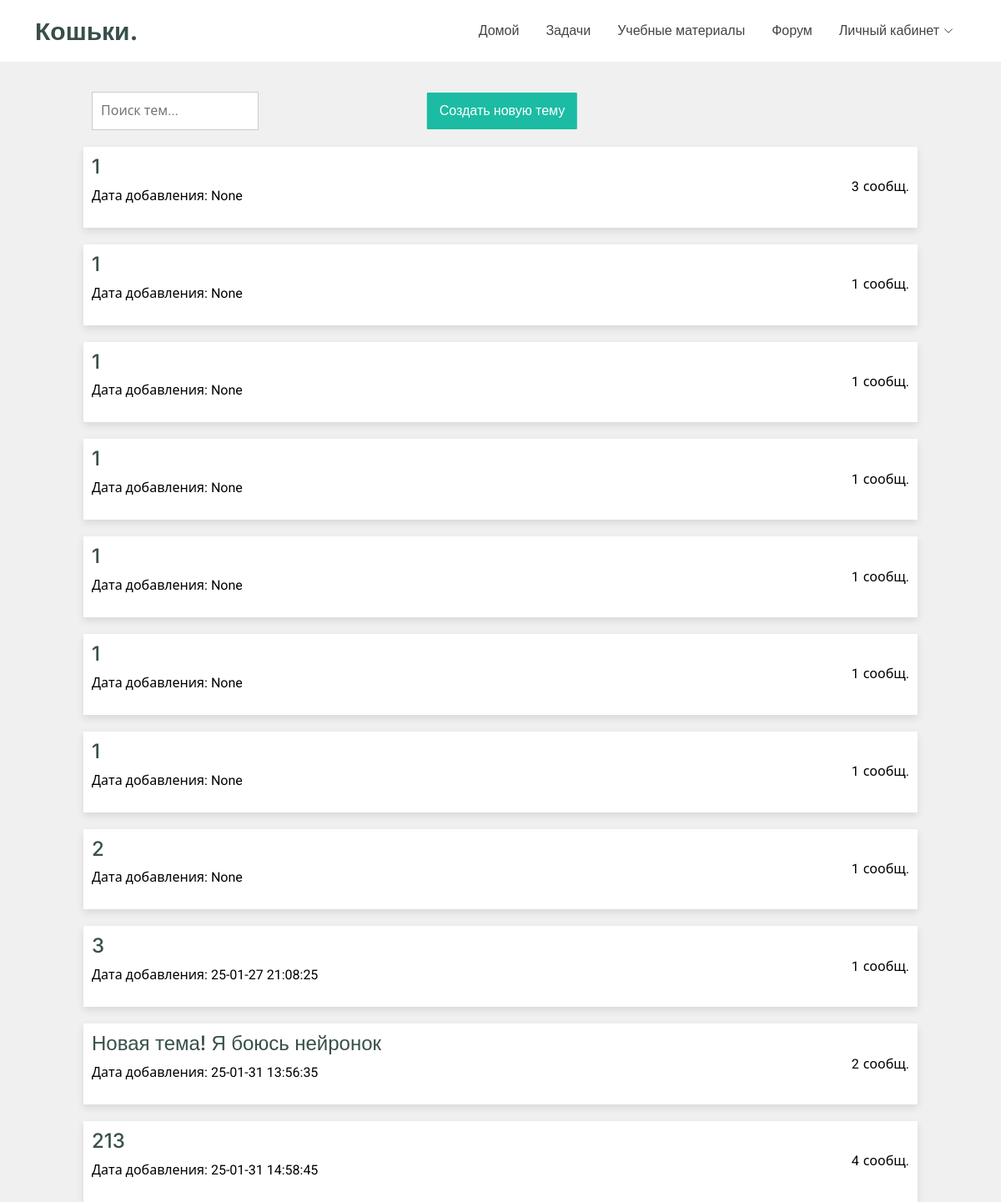
Page /forum/list on the committed database.
### tables this page shows
CREATE TABLE forum_discussions (discussion_id INT PRIMARY KEY, discussion_name VARCHAR (255), author_id INT REFERENCES users (user_id), messages_count INT, discussion_creation_time DATETIME);

### main.py (the view)
@app.route('/forum/list', methods=['POST', 'GET'])
def forum_main_page():
    if request.method == 'GET':
        discussions = dr.get_discussions()
        print(discussions)
        return render_template("forum_main_page.html", discussions=discussions)
    elif request.method == 'POST':
        info = request.form.to_dict()
        topic_id = dr.insert_new_topic(info)
        return redirect(url_for('forum_topic_page', topic_id=topic_id))

### database_requests.py (called while the page is built)
def sql_execute(sql_request):
    ret = cursor.execute(sql_request)
    return ret

def get_discussions():
    sql_req = f"""
        SELECT * FROM forum_discussions
    """
    return sql_execute(sql_req).fetchall()

### templates/forum_main_page.html (shortened to what this page needs)
<!DOCTYPE html>
<html lang="en" xmlns="http://www.w3.org/1999/html">
<head>
  <link href="{{ url_for('static', filename='vendor/bootstrap/css/bootstrap.min.css') }}" rel="stylesheet">
  <link href="{{ url_for('static', filename='vendor/bootstrap-icons/bootstrap-icons.css') }}" rel="stylesheet">
  <link href="{{ url_for('static', filename='vendor/aos/aos.css') }}" rel="stylesheet">
  <link href="{{ url_for('static', filename='vendor/glightbox/css/glightbox.min.css') }}" rel="stylesheet">
  <link href="{{ url_for('static', filename='vendor/swiper/swiper-bundle.min.css') }}" rel="stylesheet">
  <link href="{{ url_for('static', filename='/css/main.css') }}" rel="stylesheet">
</head>
<body class="forum-page">
  {% include 'header.html' %}
    <div class="btn-container">
      <button class="btn-primary" id="openModal">
          Создать новую тему
      </button>
      <input type="text" class="search-input" placeholder="Поиск тем...">
    </div>
    <div class="discussion-container">
      {% for d in discussions %}
        <a href="/forum/{{ d[0] }}" class="discussion-item" style="color: black">
          <div class="left-section">
              <h4>{{ d[1] }}</h4>
              <p>Дата добавления: {{ d[4] }}</p>
          </div>
          <div class="message-count">
              <span class="count">{{ d[3] }}</span> <span class="label">сообщ.</span>
          </div>
        </a>
      {% endfor %}
    </div>
</body>
</html>

### static/css/main.css (style rules this page uses)
:root { --default-font: "Roboto", system-ui, -apple-system, "Segoe UI", Roboto, "Helvetica Neue", Arial, "Noto Sans", "Liberation Sans", sans-serif, "Apple Color Emoji", "Segoe UI Emoji", "Segoe UI Symbol", "Noto Color Emoji"; --heading-font: "Inter", sans-serif; --nav-font: "Poppins", sans-serif; }
:root { --background-color: #ffffff; --default-color: #444444; --heading-color: #384f4b; --accent-color: #1bbca3; --surface-color: #ffffff; --contrast-color: #ffffff; --incorrect-answer-color: #ff4040; --correct-answer-color: #acf273; --empty-answer-color: #c9c9c9; }
:root { --nav-color: #444444; --nav-hover-color: #1bbca3; --nav-mobile-background-color: #ffffff; --nav-dropdown-background-color: #ffffff; --nav-dropdown-color: #444444; --nav-dropdown-hover-color: #1bbca3; }
:root { scroll-behavior: smooth; }
body { color: var(--default-color); background-color: var(--background-color); font-family: var(--default-font); overflow-y: scroll; }
a { color: var(--accent-color); text-decoration: none; transition: 0.3s; }
h1, h2, h3, h4, h5, h6 { color: var(--heading-color); font-family: var(--heading-font); }
.btn-primary { padding: 10px 15px; margin-left: 2px; font-size: 16px; font-family: var(--nav-font); font-weight: 400; display: flex; align-items: center; justify-content: space-between; white-space: nowrap; color: var(--contrast-color); background-color: var(--nav-hover-color); border: none transition: background-color 0.3s; }

### templates/forum_main_page.html (style rules this page uses)
body { background-color: #f0f0f0; overflow-y: scroll; }
.discussion-item { display: flex; flex-direction: row; max-width: 1000px; margin: 20px auto 0; padding: 10px; background-color: white; border-radius: 1px; box-shadow: 0 4px 10px rgba(0, 0, 0, 0.1); }
.btn-container { display: flex; align-items: center; justify-content: space-between; max-width: 1000px; margin: 110px auto 0; position: relative }
.left-section { display: flex; flex-direction: column; }
.message-count { display: flex; margin-left: auto; align-items: center; }
.label { margin-left: 5px; }
.btn-primary { border: 0px; border-radius: 1px; position: absolute; left: 50%; transform: translateX(-50%); }
.search-input { margin-left: 10px; padding: 10px; border: 1px solid #ccc; width: 200px; }

### rows in the picture
forum_discussions: discussion_name "1", d "None", messages_count "3"
forum_discussions: discussion_name "1", d "None", messages_count "1"
forum_discussions: discussion_name "1", d "None", messages_count "1"
forum_discussions: discussion_name "1", d "None", messages_count "1"
forum_discussions: discussion_name "1", d "None", messages_count "1"
forum_discussions: discussion_name "1", d "None", messages_count "1"
forum_discussions: discussion_name "1", d "None", messages_count "1"
forum_discussions: discussion_name "2", d "None", messages_count "1"
forum_discussions: discussion_name "3", discussion_creation_time "25-01-27 21:08:25", messages_count "1"
forum_discussions: discussion_name "Новая тема! Я боюсь нейронок", discussion_creation_time "25-01-31 13:56:35", messages_count "2"
forum_discussions: discussion_name "213", discussion_creation_time "25-01-31 14:58:45", messages_count "4"
